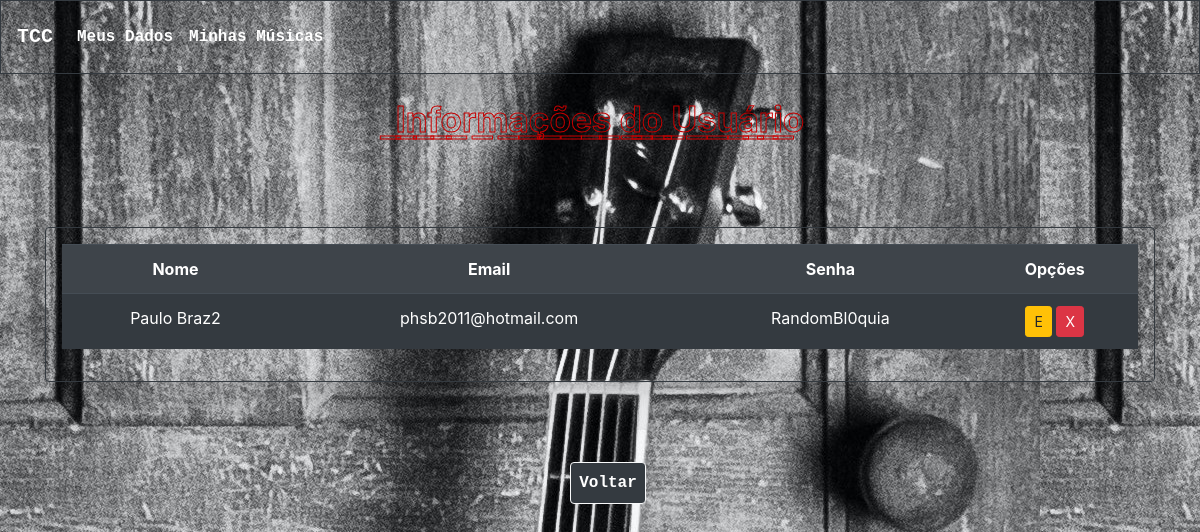
Before: /informacoes/ with the older database file.
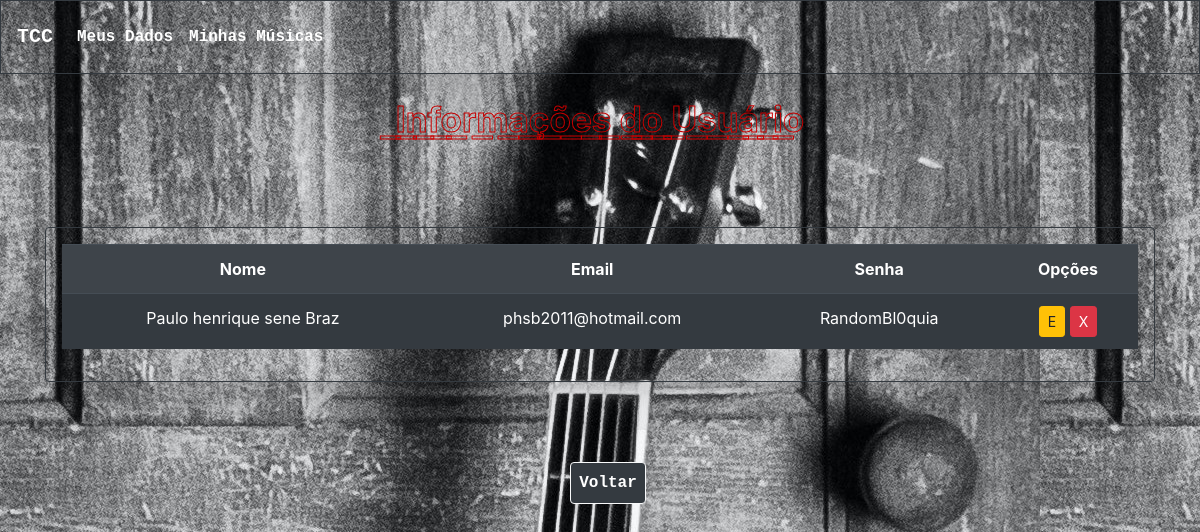
After: the same page with the newer database file.
### AnaliseSentimentos/models.py (models this page shows, shortened)
class Registro(models.Model):
    nome = models.CharField(max_length=150,)
    email = models.CharField(max_length=100, verbose_name='Email')
    senha = models.CharField(max_length=150, verbose_name='Senha')

### AnaliseSentimentos/views.py (the view)
# urls.py: path('informacoes/', ListarUsuario.as_view(), name='informacoes'),
class ListarUsuario(ListView):
    model = Registro
    template_name: str = 'informacoes.html'
    queryset = Registro.objects.all().order_by('nome')

### AnaliseSentimentos/templates/informacoes.html (shortened to what this page needs)
<!DOCTYPE html>
<html lang="pt-br">
    {% load static %}
<head>
    <link rel="stylesheet" href="https://stackpath.bootstrapcdn.com/bootstrap/4.4.1/css/bootstrap.min.css"
>
    <link rel="stylesheet" href="/static/css/style.css">
</head>
<body background="../static/img/fundo.jpg">
    <nav class="navbar navbar-expand-sm navbar navbar-dark bg-transparent
        shadow-lg p-3 mb-4 border border-dark rounde ">
        <a class="navbar-brand font-weight-bold text-monospace" href="/letra">TCC</a>
        <div class="collapse navbar-collapse" id="navbarSupportedContent">
            <ul class="navbar-nav mr-auto">
                <li class="nav-item active">
                    <a class="nav-link font-weight-bold text-monospace" href="/informacoes">Meus Dados </a>
                </li>
                <li class="nav-item active">
                    <a class="nav-link font-weight-bold text-monospace" href="/letras">Minhas Músicas </a>
                </li>
            </ul>
        </div>
    </nav>
    <h2 class="text-center" id="txtLetras">I͟n͟f͟o͟r͟m͟a͟ç͟õ͟e͟s͟ ͟d͟o͟ ͟U͟s͟u͟á͟r͟i͟o͟</h2>
    <div class="container" id="container">
        <div class="container-fluid flex border border-dark
    shadow-lg p-3 mb-5 bg-white rounded bg
    mt-3 mb-3 mx-auto text-center bg-transparent">
            {% block content %}
            <div class="table-responsive">
            <table class="table table-dark table-striped">
            <tr>
                <th> Nome </th>
                <th> Email </th>
                <th> Senha </th>
                <th> Opções </th>
            </tr>
            {% for registro in object_list %}
            <tr>
                <td> {{ registro.nome }} </td>
                <td> {{ registro.email }} </td>
                <td> {{ registro.senha }} </td>
                    <td> <a href="{% url 'editar-registro' registro.pk %}" class="btn btn-warning btn-sm" title="Editar">E </a>
                         <a href="{% url 'excluir-registro' registro.pk %}" class="btn btn-danger btn-sm" title="Excluir">X </a>
                    </td>
            </tr>
            {% endfor %}
            {% endblock %}
        </table>
        </div>
         </div>
     <div class="container-fluid
    shadow-lg p-3 mb-5 bg-transparent rounded
    p-2 mt-3 mb-3 mx-auto p-2 text-center">
      <div>
            <a role="button" href="/letra/" id="botao" class="btn btn-dark text-center ml-3 mt-3 mb-3 block p-2
        border-light font-weight-bold text-monospace">Voltar</a>
      </div>
      </div>
</body>
</html>

Changed rows visible on the page:
removed Registro: nome "Paulo Braz2", email "phsb2011@hotmail.com", senha "RandomBl0quia"
added Registro: nome "Paulo henrique sene Braz", email "phsb2011@hotmail.com", senha "RandomBl0quia"
